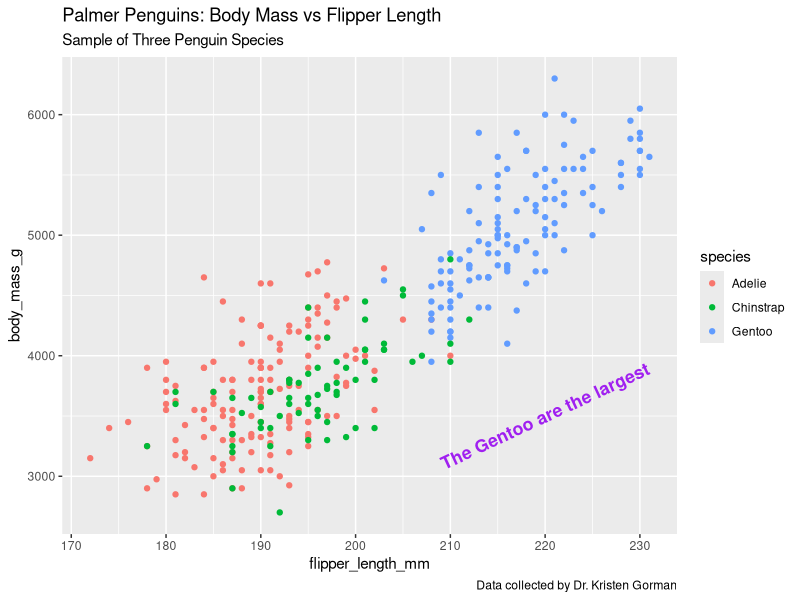
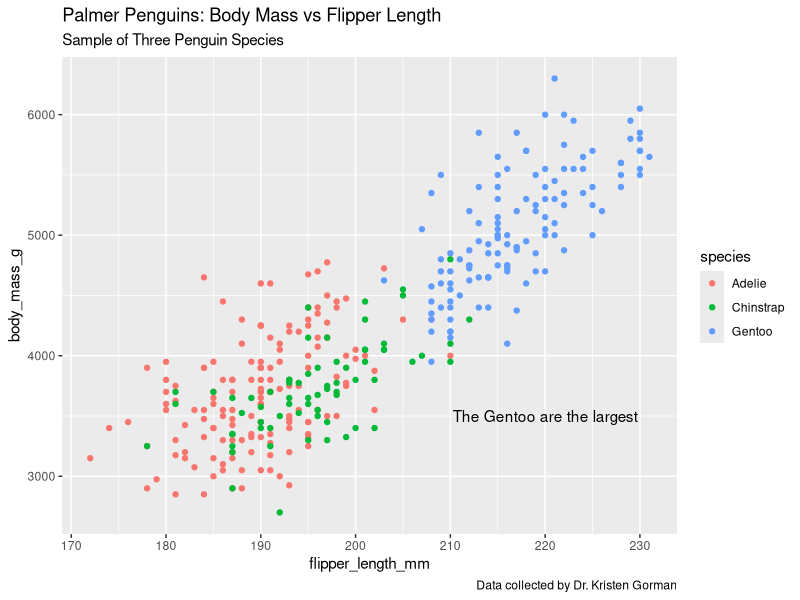

Reproduce these figures in R, in order.
library(ggplot2)
library(palmerpenguins)

ggplot(data = penguins) +
  geom_point(mapping = aes(x = flipper_length_mm, y = body_mass_g, color = species)) +
  labs(title = "Palmer Penguins: Body Mass vs Flipper Length",
       subtitle = "Sample of Three Penguin Species",
       caption = "Data collected by Dr. Kristen Gorman") +
  annotate("text", x = 220, y = 3500, label = "The Gentoo are the largest", 
           color = "purple", fontface = "bold", size = 4.5, angle = 25)

p <-  ggplot(data = penguins) +
      geom_point(mapping = aes(x = flipper_length_mm, y = body_mass_g, color = species)) +
      labs(title = "Palmer Penguins: Body Mass vs Flipper Length",
          subtitle = "Sample of Three Penguin Species",
          caption = "Data collected by Dr. Kristen Gorman")

p + annotate("text", x = 220, y = 3500, label = "The Gentoo are the largest")
